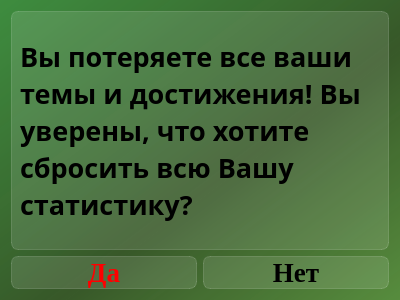
<?xml version="1.0" encoding="UTF-8"?>
<ui version="4.0">
 <class>Dialog_accept_restart_statistics</class>
 <widget class="QDialog" name="Dialog_accept_restart_statistics">
  <property name="geometry">
   <rect>
    <x>0</x>
    <y>0</y>
    <width>400</width>
    <height>300</height>
   </rect>
  </property>
  <property name="windowTitle">
   <string>Сброс статистики</string>
  </property>
  <property name="styleSheet">
   <string notr="true">background-color: qlineargradient(spread:pad, x1:1, y1:1, x2:0, y2:0, stop:0 rgba(87, 140, 62, 255), stop:0.427447 rgba(54, 87, 39, 235), stop:1 rgba(62, 140, 63, 255));
font-family: Liberation Serif;</string>
  </property>
  <layout class="QVBoxLayout" name="verticalLayout">
   <item>
    <widget class="QLabel" name="label_really_restart">
     <property name="styleSheet">
      <string notr="true">text-align: center;
font-weight: bold;
font-size: 20pt;
background-color: rgba(255, 255, 255, 30);
border: 1px solid rgba(255, 255, 255, 40);
border-radius: 7px;
font-family: Libration Serif;</string>
     </property>
     <property name="text">
      <string>Вы потеряете все ваши темы и достижения! Вы уверены, что хотите сбросить всю Вашу статистику?</string>
     </property>
     <property name="scaledContents">
      <bool>false</bool>
     </property>
     <property name="wordWrap">
      <bool>true</bool>
     </property>
    </widget>
   </item>
   <item>
    <layout class="QHBoxLayout" name="horizontalLayout">
     <item>
      <widget class="QPushButton" name="pushButton_yes">
       <property name="styleSheet">
        <string notr="true">QPushButton {
font-weight: bold;
font-size: 20pt;
text-align: center;
color: red;
background-color: rgba(255, 255, 255, 30);
border: 1px solid rgba(255, 255, 255, 40);
border-radius: 7px;
}

QPushButton:hover {
background-color: rgba(255, 255, 255, 40);
}
QPushButton:pressed {
background-color: rgba(255, 255, 255, 70);
}</string>
       </property>
       <property name="text">
        <string>Да</string>
       </property>
      </widget>
     </item>
     <item>
      <widget class="QPushButton" name="pushButton_no">
       <property name="styleSheet">
        <string notr="true">QPushButton {
font-weight: bold;
font-size: 20pt;
text-align: center;
background-color: rgba(255, 255, 255, 30);
border: 1px solid rgba(255, 255, 255, 40);
border-radius: 7px;
}

QPushButton:hover {
background-color: rgba(255, 255, 255, 40);
}
QPushButton:pressed {
background-color: rgba(255, 255, 255, 70);
}</string>
       </property>
       <property name="text">
        <string>Нет</string>
       </property>
      </widget>
     </item>
    </layout>
   </item>
  </layout>
 </widget>
 <resources/>
 <connections/>
</ui>
